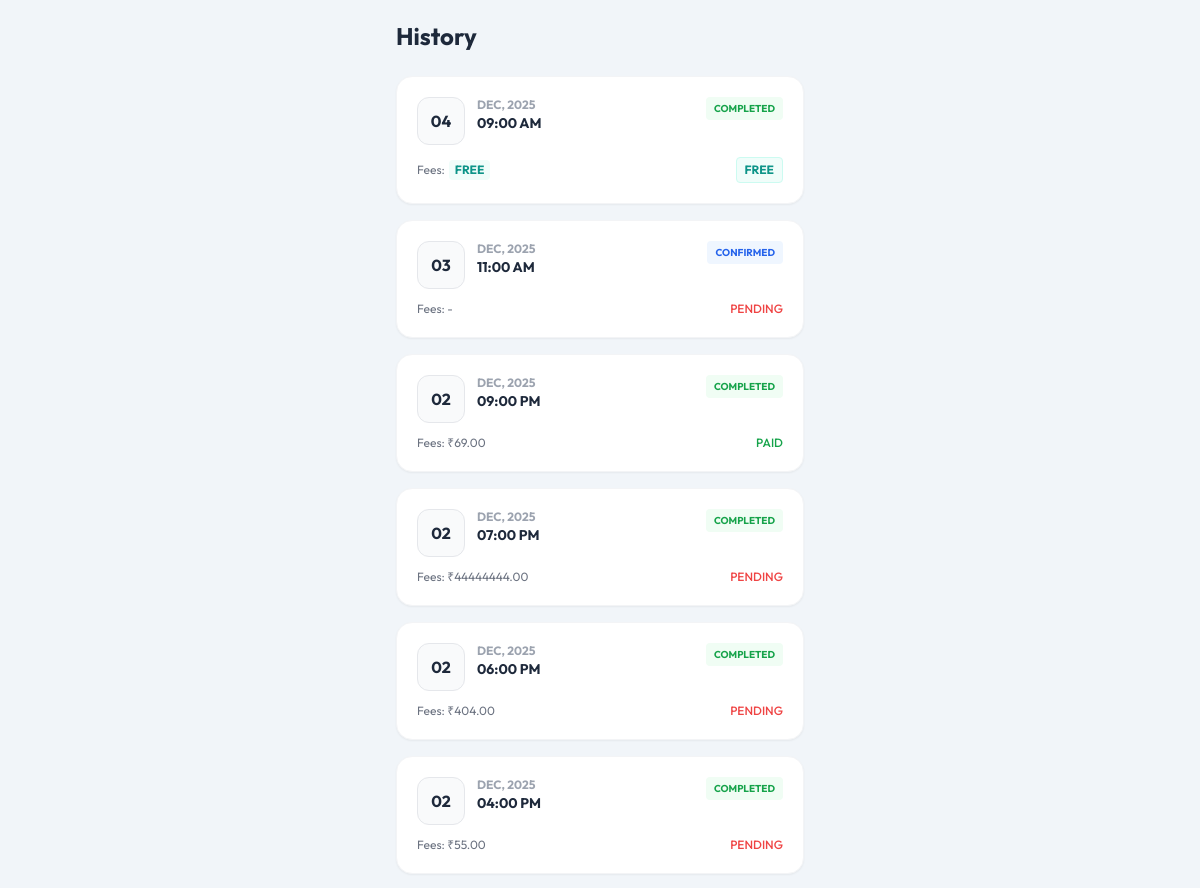
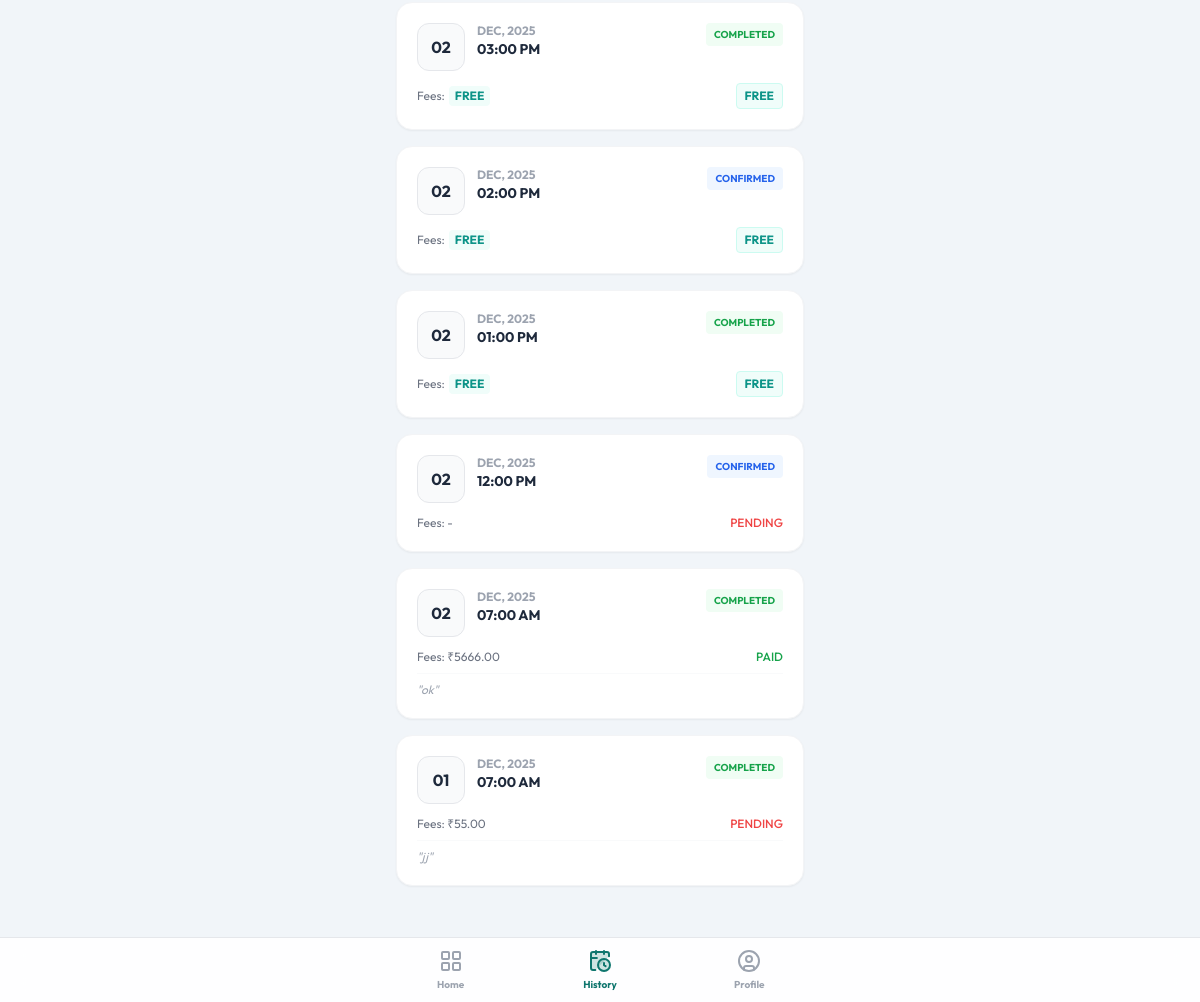
Screenshot of /appointments/recent/ (signed in) with the database file from the repository (2 pictures, top to bottom).
### appointments/models.py (models this page shows, shortened)
class Appointment(models.Model):
    STATUS_CHOICES = [
        ('PENDING', 'Pending'),
        ('CONFIRMED', 'Confirmed'),
        ('COMPLETED', 'Completed'),
        ('CANCELLED', 'Cancelled'),
    ]
    PAYMENT_STATUS_CHOICES = [
        ('PENDING', 'Pending'),
        ('PAID', 'Paid'),
        ('FAILED', 'Failed'),
    ]
    BOOKING_SOURCE_CHOICES = [
        ('PATIENT', 'Patient'),
        ('DOCTOR', 'Doctor'),
    ]
    patient = models.ForeignKey(Patient, on_delete=models.CASCADE, related_name='appointments')
    slot = models.ForeignKey(DailySlot, on_delete=models.CASCADE, related_name='appointments')
    status = models.CharField(max_length=20, choices=STATUS_CHOICES, default='CONFIRMED') # Default confirmed for patient booking
    payment_status = models.CharField(max_length=20, choices=PAYMENT_STATUS_CHOICES, default='PENDING')
    booking_source = models.CharField(max_length=10, choices=BOOKING_SOURCE_CHOICES, default='PATIENT')
    symptoms = models.TextField(blank=True, null=True)
    fee = models.DecimalField(max_digits=10, decimal_places=2, null=True, blank=True)
    is_free = models.BooleanField(default=False)
    razorpay_order_id = models.CharField(max_length=100, null=True, blank=True)
    razorpay_payment_id = models.CharField(max_length=100, null=True, blank=True)
    razorpay_signature = models.CharField(max_length=200, null=True, blank=True)
    created_at = models.DateTimeField(auto_now_add=True)
    updated_at = models.DateTimeField(auto_now=True)

class DailySlot(models.Model):
    date = models.DateField()
    time = models.TimeField()
    capacity = models.PositiveIntegerField(default=1)
    booked_count = models.PositiveIntegerField(default=0)
    is_active = models.BooleanField(default=True)
    class Meta:
        unique_together = ('date', 'time')
        ordering = ['date', 'time']

### appointments/views.py (the view)
# urls.py: path('recent/', views.recent_appointments, name='recent'),
@login_required
def recent_appointments(request):
    patient = request.user.patient
    history = Appointment.objects.filter(patient=patient).order_by('-slot__date', '-slot__time')
    context = {
        'appointments': history,
        'active_tab': 'recent'
    }
    return render(request, 'appointments/recent.html', context)

### templates/appointments/recent.html
{% extends 'appointments/base_mobile.html' %}
{% block content %}
<div class="p-5 max-w-md mx-auto">
    <h1 class="text-2xl font-bold text-secondary mb-6">History</h1>
    {% if appointments %}
    <div class="space-y-4">
        {% for appt in appointments %}
        <div class="bg-white p-5 rounded-2xl border border-gray-100 shadow-sm opacity-{% if appt.status == 'CANCELLED' %}75{% else %}100{% endif %}">
            <div class="flex justify-between items-start mb-2">
                <div class="flex gap-3">
                    <div class="bg-gray-50 w-12 h-12 rounded-xl flex items-center justify-center text-secondary font-bold border border-gray-200">
                        {{ appt.slot.date|date:"d" }}
                    </div>
                    <div>
                        <p class="text-xs font-bold text-gray-400 uppercase">{{ appt.slot.date|date:"M, Y" }}</p>
                        <p class="text-sm font-bold text-secondary">{{ appt.slot.time|date:"h:i A" }}</p>
                    </div>
                </div>
                {% if appt.status == 'COMPLETED' %}
                    <span class="text-[10px] font-bold bg-green-50 text-green-600 px-2 py-1 rounded">COMPLETED</span>
                {% elif appt.status == 'CANCELLED' %}
                    <span class="text-[10px] font-bold bg-red-50 text-red-600 px-2 py-1 rounded">CANCELLED</span>
                {% elif appt.status == 'CONFIRMED' %}
                    <span class="text-[10px] font-bold bg-blue-50 text-blue-600 px-2 py-1 rounded">CONFIRMED</span>
                {% else %}
                    <span class="text-[10px] font-bold bg-yellow-50 text-yellow-600 px-2 py-1 rounded">PENDING</span>
                {% endif %}
            </div>
            <div class="mt-3 flex justify-between items-center text-xs">
                <span class="text-gray-500 flex items-center gap-1">
                    Fees:
                    {% if appt.is_free %}
                        <span class="text-teal-600 font-bold bg-teal-50 px-1.5 py-0.5 rounded">FREE</span>
                    {% elif appt.fee %}
                        ₹{{ appt.fee }}
                    {% else %}
                        -
                    {% endif %}
                </span>
                {% if appt.is_free %}
                    <span class="font-bold text-teal-600 bg-teal-50 px-2 py-1 rounded border border-teal-100">FREE</span>
                {% else %}
                    <span class="font-medium {% if appt.payment_status == 'PAID' %}text-green-600{% else %}text-red-500{% endif %}">
                        {{ appt.payment_status }}
                    </span>
                {% endif %}
            </div>
            {% if appt.symptoms %}
            <div class="mt-2 pt-2 border-t border-gray-50">
                <p class="text-xs text-gray-400 italic">"{{ appt.symptoms }}"</p>
            </div>
            {% endif %}
        </div>
        {% endfor %}
    </div>
    {% else %}
    <p class="text-center text-gray-400 mt-10">No history found.</p>
    {% endif %}
</div>
{% endblock %}

### templates/appointments/base_mobile.html (style rules this page uses)
body { -webkit-tap-highlight-color: transparent; }

### rows the page displays
Appointment: slot "04", slot "DEC, 2025", slot.time "09:00 AM", status "COMPLETED", is_free "FREE"
Appointment: slot "03", slot "DEC, 2025", slot.time "11:00 AM", status "CONFIRMED", payment_status "PENDING"
Appointment: slot "02", slot "DEC, 2025", slot.time "09:00 PM", status "COMPLETED", fee "69.00", payment_status "PAID"
Appointment: slot "02", slot "DEC, 2025", slot.time "07:00 PM", status "COMPLETED", fee "44444444.00", payment_status "PENDING"
Appointment: slot "02", slot "DEC, 2025", slot.time "06:00 PM", status "COMPLETED", fee "404.00", payment_status "PENDING"
Appointment: slot "02", slot "DEC, 2025", slot.time "04:00 PM", status "COMPLETED", fee "55.00", payment_status "PENDING"
Appointment: slot "02", slot "DEC, 2025", slot.time "03:00 PM", status "COMPLETED", is_free "FREE"
Appointment: slot "02", slot "DEC, 2025", slot.time "02:00 PM", status "CONFIRMED", is_free "FREE"
Appointment: slot "02", slot "DEC, 2025", slot.time "01:00 PM", status "COMPLETED", is_free "FREE"
Appointment: slot "02", slot "DEC, 2025", slot.time "12:00 PM", status "CONFIRMED", payment_status "PENDING"
Appointment: slot "02", slot "DEC, 2025", slot.time "07:00 AM", status "COMPLETED", fee "5666.00", payment_status "PAID", symptoms "ok"
Appointment: slot "01", slot "DEC, 2025", slot.time "07:00 AM", status "COMPLETED", fee "55.00", payment_status "PENDING", symptoms "jj"
